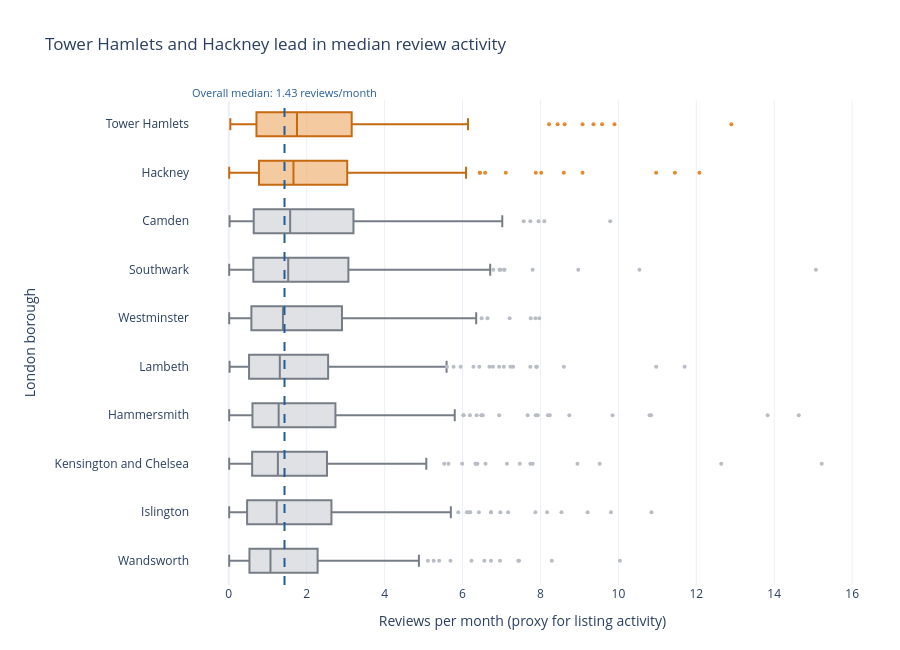

The cell this chart's notebook holds for it:
### Markdown cell above
## Task 2 — Box plot: listing activity by borough

**What to build:** A **horizontal box plot** comparing listing activity (reviews per month) across London boroughs — reviews per month is a proxy for how frequently a listing is booked.

**Requirements:**
- Horizontal orientation (borough names are long)
- Sorted by median reviews per month (most active at top)
- Highlight the **two most active** boroughs in a different colour
- Outliers shown as individual points
- Insight title naming the two busiest boroughs

> 💡 Some listings have zero reviews — these are new or inactive listings. Filter them out with before plotting

### Code cell
import plotly.graph_objects as go
# Task 2 — Horizontal box plots: reviews per month by London borough
# Zero or missing review rates are excluded (new or inactive listings).
activity = df.loc[df['reviews_per_month'].notna() & (df['reviews_per_month'] > 0)].copy()
borough_medians = (
    activity.groupby('neighbourhood')['reviews_per_month']
    .median()
    .sort_values(ascending=False)
)
top_two = borough_medians.head(2).index.tolist()
borough_order = borough_medians.index.tolist()
overall_median = activity['reviews_per_month'].median()

# One box per borough makes it possible to highlight exactly two boroughs.
fig2 = go.Figure()
for borough in borough_order:
    values = activity.loc[activity['neighbourhood'] == borough, 'reviews_per_month']
    highlighted = borough in top_two
    fig2.add_trace(go.Box(
        x=values,
        y=[borough] * len(values),
        name=borough,
        orientation='h',
        marker=dict(color='#E68A2E' if highlighted else '#B9BDC5', size=4),
        line=dict(color='#C56A10' if highlighted else '#777D87'),
        fillcolor='rgba(230,138,46,0.45)' if highlighted else 'rgba(185,189,197,0.45)',
        boxpoints='outliers',
        showlegend=False,
        hovertemplate=f'{borough}<br>Reviews/month: %{{x:.2f}}<extra></extra>'
    ))

# Global median reference line and explanatory annotation.
fig2.add_vline(x=overall_median, line_color='#245C96', line_dash='dash', line_width=2)
fig2.add_annotation(
    x=overall_median, y=1.035, xref='x', yref='paper',
    text=f'Overall median: {overall_median:.2f} reviews/month',
    showarrow=False, font=dict(color='#245C96', size=11),
    bgcolor='rgba(255,255,255,0.9)'
)
fig2.update_layout(
    title=f'{top_two[0]} and {top_two[1]} lead in median review activity',
    xaxis_title='Reviews per month (proxy for listing activity)',
    yaxis_title='London borough',
    template='plotly_white',
    height=max(650, 32 * len(borough_order) + 150),
    margin=dict(l=190, r=45, t=100, b=65)
)
# Show highest-median borough at the top.
fig2.update_yaxes(
    categoryorder='array',
    categoryarray=borough_order[::-1]
)
fig2.show(rendered='png')
print('Top two boroughs by median reviews per month:')
print(borough_medians.head(2).round(2).to_string())
print(f'Overall median (positive reviews only): {overall_median:.2f}')

### Figure 1 — Plotly figure (JSON) as saved in the notebook; plotly's stock layout.template omitted (floating-point values rounded to 4 significant figures; data arrays with more than 128 entries replaced by an {"elided": "..."} marker saying what was removed)
{"data": [{"boxpoints": "outliers", "fillcolor": "rgba(230,138,46,0.45)", "hovertemplate": "Tower Hamlets<br>Reviews/month: %{x:.2f}<extra></extra>", "line": {"color": "#C56A10"}, "marker": {"color": "#E68A2E", "size": 4}, "name": "Tower Hamlets", "orientation": "h", "showlegend": false, "type": "box", "x": {"elided": "259 float values"}, "y": {"elided": "259 str values"}}, {"boxpoints": "outliers", "fillcolor": "rgba(230,138,46,0.45)", "hovertemplate": "Hackney<br>Reviews/month: %{x:.2f}<extra></extra>", "line": {"color": "#C56A10"}, "marker": {"color": "#E68A2E", "size": 4}, "name": "Hackney", "orientation": "h", "showlegend": false, "type": "box", "x": {"elided": "252 float values"}, "y": {"elided": "252 str values"}}, {"boxpoints": "outliers", "fillcolor": "rgba(185,189,197,0.45)", "hovertemplate": "Camden<br>Reviews/month: %{x:.2f}<extra></extra>", "line": {"color": "#777D87"}, "marker": {"color": "#B9BDC5", "size": 4}, "name": "Camden", "orientation": "h", "showlegend": false, "type": "box", "x": {"elided": "246 float values"}, "y": {"elided": "246 str values"}}, {"boxpoints": "outliers", "fillcolor": "rgba(185,189,197,0.45)", "hovertemplate": "Southwark<br>Reviews/month: %{x:.2f}<extra></extra>", "line": {"color": "#777D87"}, "marker": {"color": "#B9BDC5", "size": 4}, "name": "Southwark", "orientation": "h", "showlegend": false, "type": "box", "x": {"elided": "270 float values"}, "y": {"elided": "270 str values"}}, {"boxpoints": "outliers", "fillcolor": "rgba(185,189,197,0.45)", "hovertemplate": "Westminster<br>Reviews/month: %{x:.2f}<extra></extra>", "line": {"color": "#777D87"}, "marker": {"color": "#B9BDC5", "size": 4}, "name": "Westminster", "orientation": "h", "showlegend": false, "type": "box", "x": {"elided": "260 float values"}, "y": {"elided": "260 str values"}}, {"boxpoints": "outliers", "fillcolor": "rgba(185,189,197,0.45)", "hovertemplate": "Lambeth<br>Reviews/month: %{x:.2f}<extra></extra>", "line": {"color": "#777D87"}, "marker": {"color": "#B9BDC5", "size": 4}, "name": "Lambeth", "orientation": "h", "showlegend": false, "type": "box", "x": {"elided": "250 float values"}, "y": {"elided": "250 str values"}}, {"boxpoints": "outliers", "fillcolor": "rgba(185,189,197,0.45)", "hovertemplate": "Hammersmith<br>Reviews/month: %{x:.2f}<extra></extra>", "line": {"color": "#777D87"}, "marker": {"color": "#B9BDC5", "size": 4}, "name": "Hammersmith", "orientation": "h", "showlegend": false, "type": "box", "x": {"elided": "245 float values"}, "y": {"elided": "245 str values"}}, {"boxpoints": "outliers", "fillcolor": "rgba(185,189,197,0.45)", "hovertemplate": "Kensington and Chelsea<br>Reviews/month: %{x:.2f}<extra></extra>", "line": {"color": "#777D87"}, "marker": {"color": "#B9BDC5", "size": 4}, "name": "Kensington and Chelsea", "orientation": "h", "showlegend": false, "type": "box", "x": {"elided": "246 float values"}, "y": {"elided": "246 str values"}}, {"boxpoints": "outliers", "fillcolor": "rgba(185,189,197,0.45)", "hovertemplate": "Islington<br>Reviews/month: %{x:.2f}<extra></extra>", "line": {"color": "#777D87"}, "marker": {"color": "#B9BDC5", "size": 4}, "name": "Islington", "orientation": "h", "showlegend": false, "type": "box", "x": {"elided": "241 float values"}, "y": {"elided": "241 str values"}}, {"boxpoints": "outliers", "fillcolor": "rgba(185,189,197,0.45)", "hovertemplate": "Wandsworth<br>Reviews/month: %{x:.2f}<extra></extra>", "line": {"color": "#777D87"}, "marker": {"color": "#B9BDC5", "size": 4}, "name": "Wandsworth", "orientation": "h", "showlegend": false, "type": "box", "x": {"elided": "226 float values"}, "y": {"elided": "226 str values"}}], "layout": {"annotations": [{"bgcolor": "rgba(255,255,255,0.9)", "font": {"color": "#245C96", "size": 11}, "showarrow": false, "text": "Overall median: 1.43 reviews/month", "x": 1.43, "xref": "x", "y": 1.035, "yref": "paper"}], "height": 650, "margin": {"b": 65, "l": 190, "r": 45, "t": 100}, "shapes": [{"line": {"color": "#245C96", "dash": "dash", "width": 2}, "type": "line", "x0": 1.43, "x1": 1.43, "xref": "x", "y0": 0, "y1": 1, "yref": "y domain"}], "title": {"text": "Tower Hamlets and Hackney lead in median review activity"}, "xaxis": {"title": {"text": "Reviews per month (proxy for listing activity)"}}, "yaxis": {"categoryarray": ["Wandsworth", "Islington", "Kensington and Chelsea", "Hammersmith", "Lambeth", "Westminster", "Southwark", "Camden", "Hackney", "Tower Hamlets"], "categoryorder": "array", "title": {"text": "London borough"}}}}
